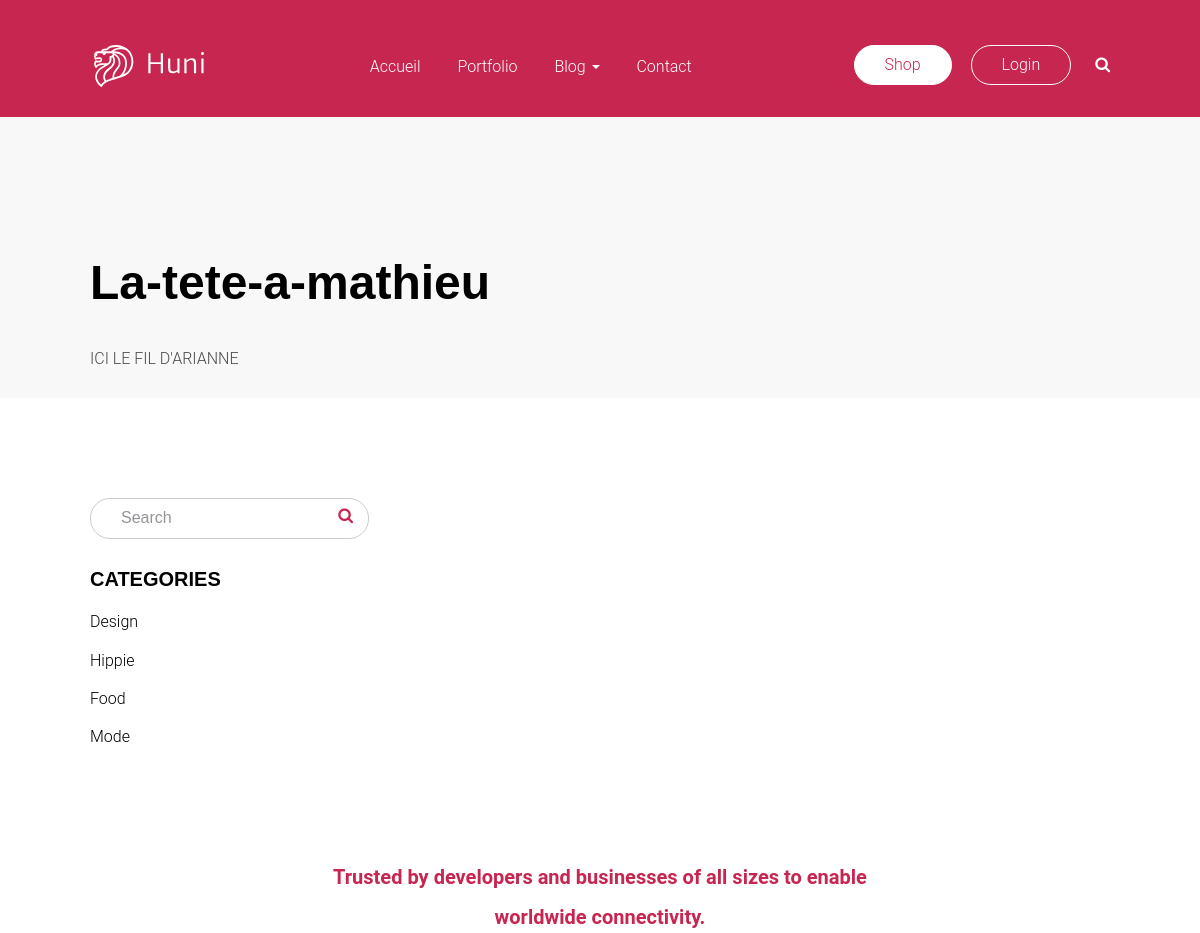
The page /blog/la-tete-a-mathieu (upper part) on the database as committed earlier.
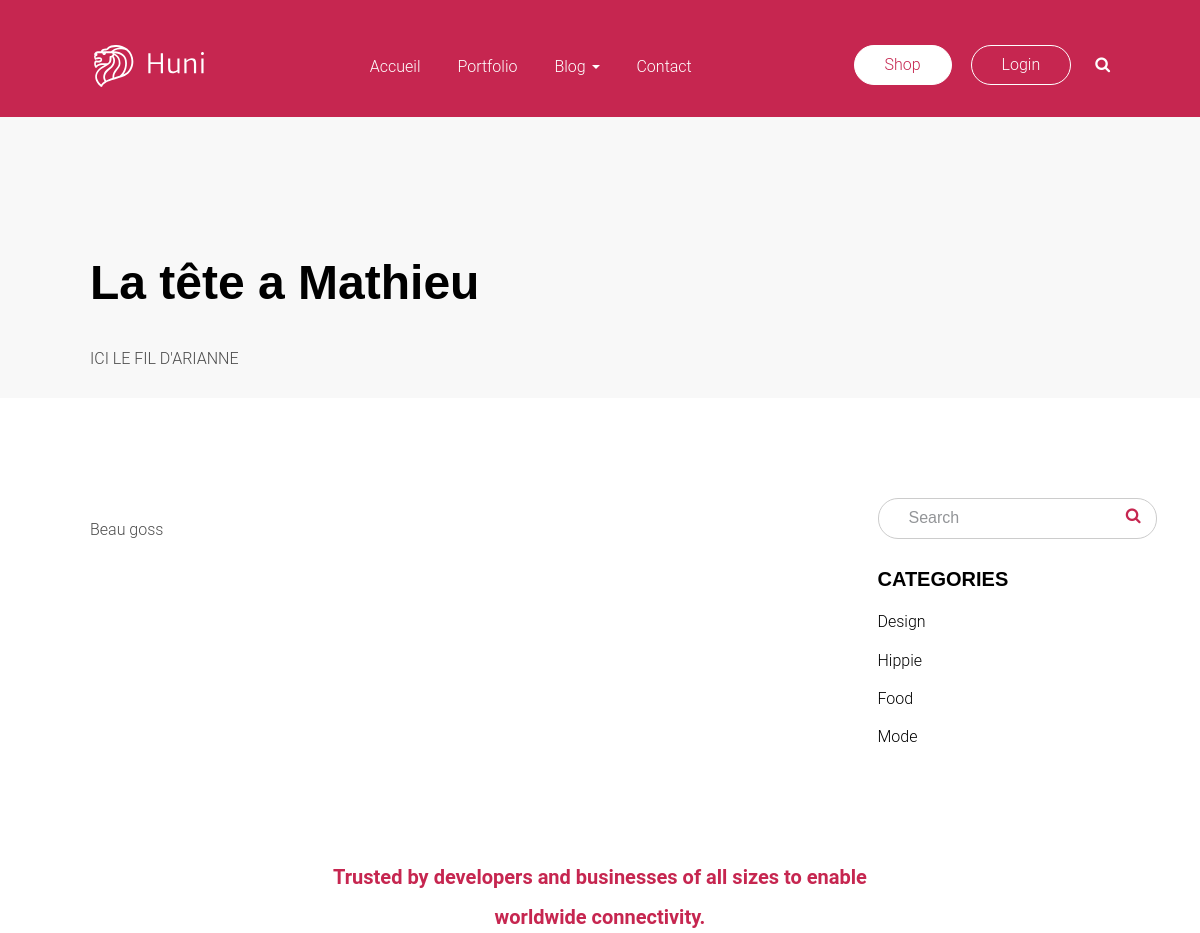
The same page on the database as committed later.
### tables this page shows
CREATE TABLE `categories` (
  `id` int(11) NOT NULL,
  `title` varchar(255) NOT NULL,
  `slug` varchar(255) NOT NULL,
  `visibility` enum('admin','member','visitor') NOT NULL DEFAULT 'visitor',
  `date` datetime NOT NULL DEFAULT CURRENT_TIMESTAMP
);

CREATE TABLE `posts` (
  `id` int(11) NOT NULL,
  `title` varchar(255) NOT NULL,
  `content` longtext NOT NULL,
  `thumb` text NOT NULL,
  `slug` varchar(255) NOT NULL,
  `date` datetime NOT NULL DEFAULT CURRENT_TIMESTAMP,
  `user` int(11) NOT NULL
);

### index.php (called while the page is built, shortened)
<?php
include('controllers/helpers.php');
include('controllers/sql.php');
include('controllers/route.php');

### controllers/sql.php (called while the page is built, shortened)
<?php
try{ $db = new PDO('mysql:host=localhost;dbname=huniphp','root', 'root', array( PDO::ATTR_ERRMODE => PDO::ERRMODE_EXCEPTION ) );
} catch (PDOException $e) {
    print "Erreur !: " . $e->getMessage() . "<br/>";
    die();
}
function get_post_by_slug($slug){
	global $db;
	$reponse = $db->query('SELECT * FROM posts WHERE slug="'.$slug.'"');
	$post = $reponse->fetchAll( PDO::FETCH_ASSOC );
	$categories=get_post_categories($post[0]['id']);
	return $post[0];
}
function get_post_categories($post_id){
	global $db;
	$query = $db->prepare( 'SELECT categories.id, categories.title, categories.slug
							FROM categories
								JOIN posts_categories ON categories.id = posts_categories.id_category
									WHERE posts_categories.id_post = :post_id');
	if ( $reponse = $query->execute( array( ':post_id' => $post_id ) ) ){
		$categories = $query->fetchAll( PDO::FETCH_ASSOC );
	}else{
		$categories=array();
	}
	return $categories;
}
function get_categories($options=array()){
	global $db;
	$reponse = $db->query('SELECT * FROM categories');
	$categories = $reponse->fetchAll( PDO::FETCH_ASSOC );
	return $categories;
}

### models/frontend/blog-item.php (called while the page is built)
<?php
$data_post=get_post_by_slug(get_route_last_element());

### views/frontend/blog-item.php (the view)
<?php get_header(); ?>
<div class="container">
	<div class="row">
		<main class="col-9">
			<div class="article-content">
				<?php echo $data_post['content']; ?>
			</div>
		</main>
		<?php get_sidebar(); ?>
	</div>
</div>
<?php get_footer(); ?>

### controllers/route.php (shortened to what this page needs)
<?php
$route = trim($_GET['route'], '/');
$route_array=explode('/', $route);
if($route=='' || $route=='/'){
	include(get_views_dir().'index.php');
}
elseif($route_array[0]=='login'){
	include(get_admin_views_dir().'login.php');
}
elseif($route_array[0]=='logout'){
	include(get_admin_views_dir().'logout.php');
}
elseif(file_exists(get_views_dir().$route.'.php')){
	if(file_exists(get_models_dir().$route.'.php')){
		include(get_models_dir().$route.'.php');
	}
	include(get_views_dir().$route.'.php');
}
elseif($route_array[0]=='blog' && count($route_array)>1){
	include(get_models_dir().'blog-item.php');
	include(get_views_dir().'blog-item.php');
}
elseif($route_array[0]=='category' && count($route_array)>1){
	include(get_views_dir().'blog.php');
}else{
	include(get_views_dir().'404.php');
}

### controllers/helpers.php (shortened to what this page needs)
<?php
function get_home_url(){
	$home_url=str_replace("\\",'/',"http://".$_SERVER['HTTP_HOST'].substr(getcwd(),strlen($_SERVER['DOCUMENT_ROOT'])));
	return $home_url.'/';
}
function get_assets_url(){
	return get_home_url().'assets/';
}
function get_views_dir(){
	return dirname(__DIR__).'/views/frontend/';
}
function get_header($zone='site'){
	if($zone=='admin'){
		include(dirname(__DIR__).'/views/admin/parts/header.php');
	}else{
		include(dirname(__DIR__).'/views/frontend/parts/header.php');
	}
}
function get_footer($zone='site'){
	if($zone=='admin'){
		include(dirname(__DIR__).'/views/admin/parts/footer.php');
	}else{
		include(dirname(__DIR__).'/views/frontend/parts/footer.php');
	}
}
function get_sidebar(){
	include(dirname(__DIR__).'/views/frontend/parts/sidebar.php');
}
function get_route_last_element(){
	$route = trim($_GET['route'], '/');
	if($route=='' || $route=='/'){
		return 'home';
	}else{
		$route_array=explode('/', $route);
		$last=count($route_array) - 1;
		return $route_array[$last];
	}
}
function get_current_route(){
	$route = trim($_GET['route'], '/');
	return $route;
}
require_once('menus.php');
?>

### views/frontend/parts/header.php (shortened to what this page needs)
<!DOCTYPE html>
<html lang="en-US" class="no-js">
<head>
	<link rel="stylesheet" href="<?php echo get_assets_url() ?>lib/fontawesome/css/font-awesome.min.css">
	<link rel="stylesheet" href="<?php echo get_assets_url() ?>css/style.css">
</head>
<body class="header-type-default">
	<div id="wrapper">
		<?php
		$header_class='inverted primarybg';
		?>
		<header class="inverted primarybg<?php echo $header_class; ?>">
			<div class="header-wrap">
				<div class="container clearfix">
					<div class="header-flex">
						<a class="logo" href="<?php echo get_home_url(); ?>">
							<img src="<?php echo get_assets_url() ?>img/huni-logo-white.svg" />
						</a>
						<nav class="primary">
							<?php display_menu(); ?>
						</nav>
						<nav class="secondary">
							<a href="#" class="button">Shop</a>
							<a href="<?php get_home_url(); ?>login" class="button alt">Login</a>
							<?php include(get_views_dir().'parts/search.php'); ?>
						</nav>
					</div>
				</div>
			</div>
		</header>
		<?php if(get_current_route() !==''): ?>
		<section id="pageTitle">
			<div class="container">
				<?php
					global $data_post;
					if(isset($data_post)){
						$title=$data_post['title'];
					}else{
						$title=ucfirst(get_route_last_element());
					}
				?>
				<h1><?php echo $title; ?></h1>
				ICI LE FIL D'ARIANNE
			</div>
		</section>
		<?php endif; ?>

### controllers/menus.php (shortened to what this page needs)
<?php
function get_menu_items(){
	$items=array(
		array(
			'name'	 	=> 'Accueil',
			'route'	 	=> '',
		),
		array(
			'name'	 	=> 'Portfolio',
			'route'	 	=> 'portfolio',
		),
		array(
			'name'		=> 'Blog',
			'route'		=> 'blog',
			'submenu'	=> array(
				array(
					'name'		=>'Design',
					'route'		=> 'category/design',
				),
				array(
					'name'=>'Hippie',
					'route' => 'category/hippie',
				),
				array(
					'name'=>'Food',
					'route' => 'category/food',
				),
				array(
					'name'=>'Mode',
					'route' => 'category/mode',
				),
			)
		),
		array(
			'name'	=> 'Contact',
			'route'	=> 'contact',
		),
	);
	$route = get_current_route();
	set_active_class($route, $items);
	return $items;
}
function set_active_class($route, &$items) {
	foreach ($items as $key => $item):
		$items[$key]['class']='menu__item';
		if(array_key_exists('submenu', $item)){
			$items[$key]['class'].=' has-children';
			foreach($item['submenu'] as $subkey => $sub_item):
				$items[$key]['submenu'][$subkey]['class']='menu__item';
			endforeach;
		}
	endforeach;
}
function display_menu(){
	$items=get_menu_items();
	echo '<ul class="menu">';
	foreach($items as $item): ?>
		<li class="<?php echo $item['class']; ?>">
			<a href="<?php echo get_home_url().$item['route']; ?>">
				<?php echo $item['name']; ?>
			</a>
		</li>
	<?php
	endforeach;
	echo '</ul>';
}
?>

### views/frontend/parts/search.php (shortened to what this page needs)
<a href="#" class="huni-search icon-link"><i class="fa fa-search"></i></a>

### views/frontend/parts/sidebar.php
<aside class="col-3">
	<div id="sidebar">
		<div id="search-4" class="widget widget_search">
			<form method="get" id="searchform" class="searchform">
				<input type="text" class="field" name="s" id="s" placeholder="Search">
				<button type="submit">
					<i class="fa fa-search"></i>
				</button>
			</form>
		</div>
		<div id="categories-8" class="widget widget_categories">
			<h4 class="widgettitle">Categories</h4>
			<ul>
			<?php
			$categories = get_categories();
			foreach ($categories as $key => $category): ?>
				<li><a><?php echo $category["title"];?></a></li>
			<?php endforeach ?>
			</ul>
		</div>
	</div>
</aside>

### views/frontend/parts/footer.php (shortened to what this page needs)
	<section id="partners">
		<div class="container-6  text-center">
			<p>Trusted by developers and businesses of all sizes to enable worldwide connectivity.</p>
		</div>
	</section>
	</div>
</body>
</html>

### assets/css/style.css (style rules this page uses)
html { line-height: 1.15; -ms-text-size-adjust: 100%; -webkit-text-size-adjust: 100%; }
body { margin: 0; }
article, aside, footer, header, nav, section { display: block; }
h1 { font-size: 2em; margin: 0.67em 0; }
figcaption, figure, main { display: block; }
a { background-color: transparent; -webkit-text-decoration-skip: objects; }
img { border-style: none; }
button, input, optgroup, select, textarea { font-family: sans-serif; font-size: 100%; line-height: 1.15; margin: 0; }
button, input { overflow: visible; }
button, select { text-transform: none; }
button, html [type="button"], [type="reset"], [type="submit"] { -webkit-appearance: button; }
* { box-sizing: border-box; }
img { max-width: 100%; height: auto; }
[class*="container"] { margin: auto; }
.container { max-width: 1170px; width: 85%; }
.row { margin: 0 -15px; }
.clearfix::after { content: ""; display: block; clear: both; }
.container-6 { width: 50%; }
.row [class*="col-"] { float: left; padding: 0 15px; }
.row .col-9 { width: 75%; }
.row .col-3 { width: 25%; }
.row::after { content: ""; display: block; clear: both; }
body { font-size: 16px; font-family: "Roboto", sans-serif; font-weight: 300; -webkit-font-smoothing: antialiased; -moz-osx-font-smoothing: grayscale; color: rgba(0, 0, 0, 0.7); }
a { text-decoration: none; color: #c62650; }
button { font-family: "Roboto", sans-serif; }
h1, h2, h3, h4, h5 { color: #000; font-family: "Merriweather Sans", sans-serif; }
h1 { font-size: 3em; line-height: 1.429em; }
h4 { font-size: 1.25em; line-height: 1.4em; margin-bottom: 1em; }
p { line-height: 2em; }
section { padding: 70px 0; overflow: hidden; }
.text-center { text-align: center; }
.searchform { text-align: right; position: relative; }
.searchform input[type=text] { border-radius: 20px; padding: 10px 40px 10px 30px; display: inline-block; border: 1px solid #ccc; color: rgba(0, 0, 0, 0.7); -webkit-transition: all .2s ease-in-out; -o-transition: all .2s ease-in-out; transition: all .2s ease-in-out; }
.searchform input[type=text]::placeholder { color: #939598; }
.searchform button { right: 10px; top: 45%; transform: translateY(-50%); background: none; border: none; color: #c62650; position: absolute; }
.button { border-radius: 1.875em; padding: 0.625em 1.875em; display: inline-block; border: 1px solid #c62650; background-color: #c62650; color: #fff; transition: all .2s ease-in-out; }
.button + .button { margin-left: 15px; }
.button.alt { color: #c62650; background-color: transparent; }
.inverted { color: #fff; }
.inverted .button { color: #242f39; background-color: #fff; border-color: #fff; }
.inverted .button.alt { color: #fff; background-color: transparent; border-color: #fff; }
.inverted.primarybg a { color: #fff; }
.inverted.primarybg .button { color: #c62650; }
.inverted.primarybg .button.alt { color: #fff; }
.logo { display: block; width: 118px; height: 42px; font-size: 28px; }
.logo img { width: 100%; height: 100%; }
header { background-color: #c62650; padding: 45px 0 30px; }
header .header-wrap { top: -100px; transition: all .3s ease-in-out; width: 100%; }
header nav.primary { line-height: 0.7em; text-align: center; }
header nav.primary ul { padding-left: 0; }
header .secondary .huni-search { display: inline-block; margin-top: 10px; }
header.inverted a { color: #fff; }
header .fa-search { margin-left: 20px; }
header nav ul { list-style: none; }
header nav ul li { display: inline-block; }
header nav ul li + li { margin-left: 33px; }
.header-flex { transition: all .3s ease-in-out; display: flex; justify-content: space-between; }
nav .menu > li { padding-bottom: 15px; }
nav .menu .has-children:after { content: ""; display: inline-block; margin-left: 2px; border: 4px solid transparent; border-top-color: #fff; position: relative; top: 1px; }
.header-wrap:not(.sticky) .primary { margin-bottom: -20px; }
#pageTitle { background-color: #f8f8f8; padding: 100px 0 30px; margin-bottom: 100px; }
#partners { color: #c62650; font-size: 1.25em; line-height: 1.4em; font-weight: bold; }
#sidebar > :first-child { margin-top: 0; }
#sidebar .searchform { text-align: left; display: inline-block; }
#sidebar .widgettitle { text-transform: uppercase; }
#sidebar .widget_categories ul { list-style: none; padding: 0; }
#sidebar .widget_categories ul li { margin-bottom: 20px; }
#sidebar .widget_categories ul li a { color: #000; }

Rows that differ between the two databases and show on the page:
added posts: title "La tête a Mathieu", content "Beau goss"
Other text that changed with them:
$title: "La-tete-a-mathieu" → (not shown)
